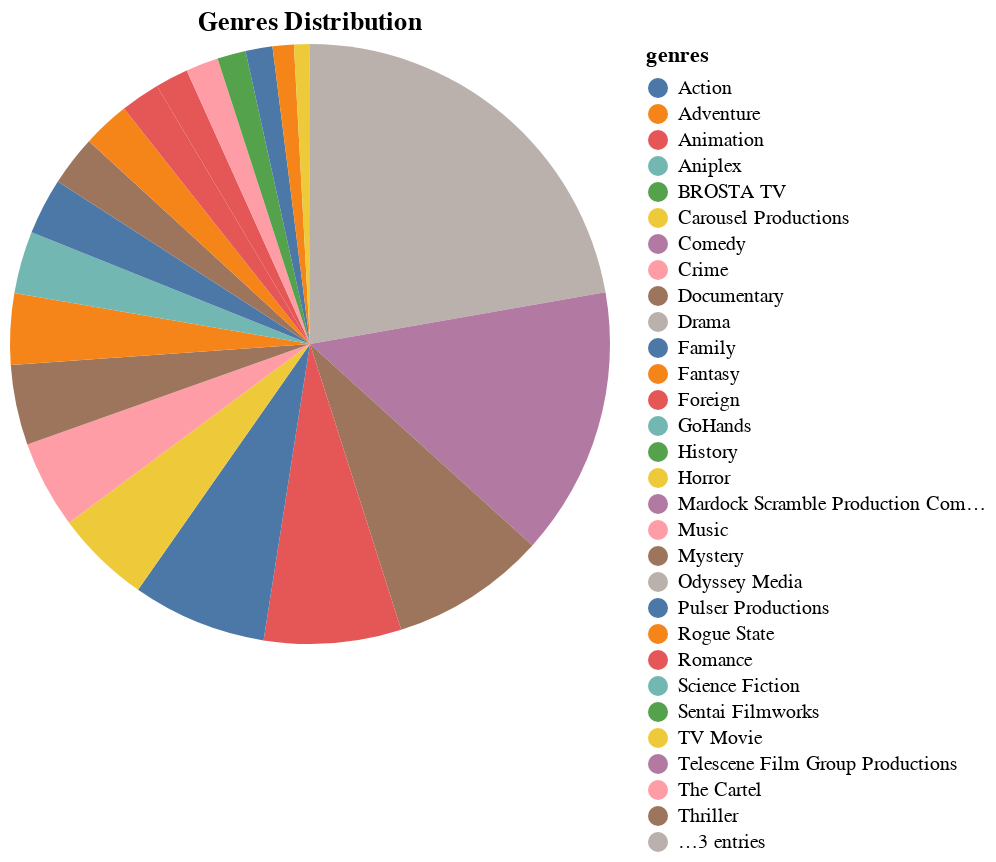

Source (notebook cell):
### Code cell
# plot the genres distribution and show top 10 movies as a tooltip
alt.Chart(genres).mark_arc().encode(
    theta=alt.Theta(field='percentage', type='quantitative', stack=True),
    color=alt.Color(field='genres', type='nominal'),
    tooltip=[alt.Tooltip('genres', title='Genre'), alt.Tooltip('percentage', format='.2f', title='Percentage')],
    order=alt.Order('count', sort='descending')
).properties(
    title='Genres Distribution'
).interactive()

### Figure 1 — Vega-Lite specification as saved in the notebook (floating-point values rounded to 4 significant figures)
{"config": {"view": {"continuousWidth": 300, "continuousHeight": 300}}, "data": {"name": "data-7a5acd705897b16d5b322c2d9ff4d5c4"}, "mark": {"type": "arc"}, "encoding": {"color": {"field": "genres", "type": "nominal"}, "order": {"field": "count", "sort": "descending", "type": "quantitative"}, "theta": {"field": "percentage", "stack": true, "type": "quantitative"}, "tooltip": [{"field": "genres", "title": "Genre", "type": "nominal"}, {"field": "percentage", "format": ".2f", "title": "Percentage", "type": "quantitative"}]}, "params": [{"name": "param_13", "select": {"type": "interval", "encodings": ["x", "y"]}, "bind": "scales"}], "title": "Genres Distribution", "$schema": "https://vega.github.io/schema/vega-lite/v5.17.0.json", "datasets": {"data-7a5acd705897b16d5b322c2d9ff4d5c4": [{"genres": "Drama", "count": 20265, "percentage": 22.24}, {"genres": "Comedy", "count": 13182, "percentage": 14.47}, {"genres": "Thriller", "count": 7624, "percentage": 8.368}, {"genres": "Romance", "count": 6735, "percentage": 7.392}, {"genres": "Action", "count": 6596, "percentage": 7.24}, {"genres": "Horror", "count": 4673, "percentage": 5.129}, {"genres": "Crime", "count": 4307, "percentage": 4.727}, {"genres": "Documentary", "count": 3932, "percentage": 4.316}, {"genres": "Adventure", "count": 3496, "percentage": 3.837}, {"genres": "Science Fiction", "count": 3049, "percentage": 3.347}, {"genres": "Family", "count": 2770, "percentage": 3.04}, {"genres": "Mystery", "count": 2467, "percentage": 2.708}, {"genres": "Fantasy", "count": 2313, "percentage": 2.539}, {"genres": "Animation", "count": 1935, "percentage": 2.124}, {"genres": "Foreign", "count": 1622, "percentage": 1.78}, {"genres": "Music", "count": 1598, "percentage": 1.754}, {"genres": "History", "count": 1398, "percentage": 1.534}, {"genres": "War", "count": 1323, "percentage": 1.452}, {"genres": "Western", "count": 1042, "percentage": 1.144}, {"genres": "TV Movie", "count": 767, "percentage": 0.8419}, {"genres": "Odyssey Media", "count": 1, "percentage": 0.001098}, {"genres": "Pulser Productions", "count": 1, "percentage": 0.001098}, {"genres": "Rogue State", "count": 1, "percentage": 0.001098}, {"genres": "GoHands", "count": 1, "percentage": 0.001098}, {"genres": "Carousel Productions", "count": 1, "percentage": 0.001098}, {"genres": "Sentai Filmworks", "count": 1, "percentage": 0.001098}, {"genres": "Telescene Film Group Productions", "count": 1, "percentage": 0.001098}, {"genres": "The Cartel", "count": 1, "percentage": 0.001098}, {"genres": "BROSTA TV", "count": 1, "percentage": 0.001098}, {"genres": "Vision View Entertainment", "count": 1, "percentage": 0.001098}, {"genres": "Aniplex", "count": 1, "percentage": 0.001098}, {"genres": "Mardock Scramble Production Committee", "count": 1, "percentage": 0.001098}]}}
